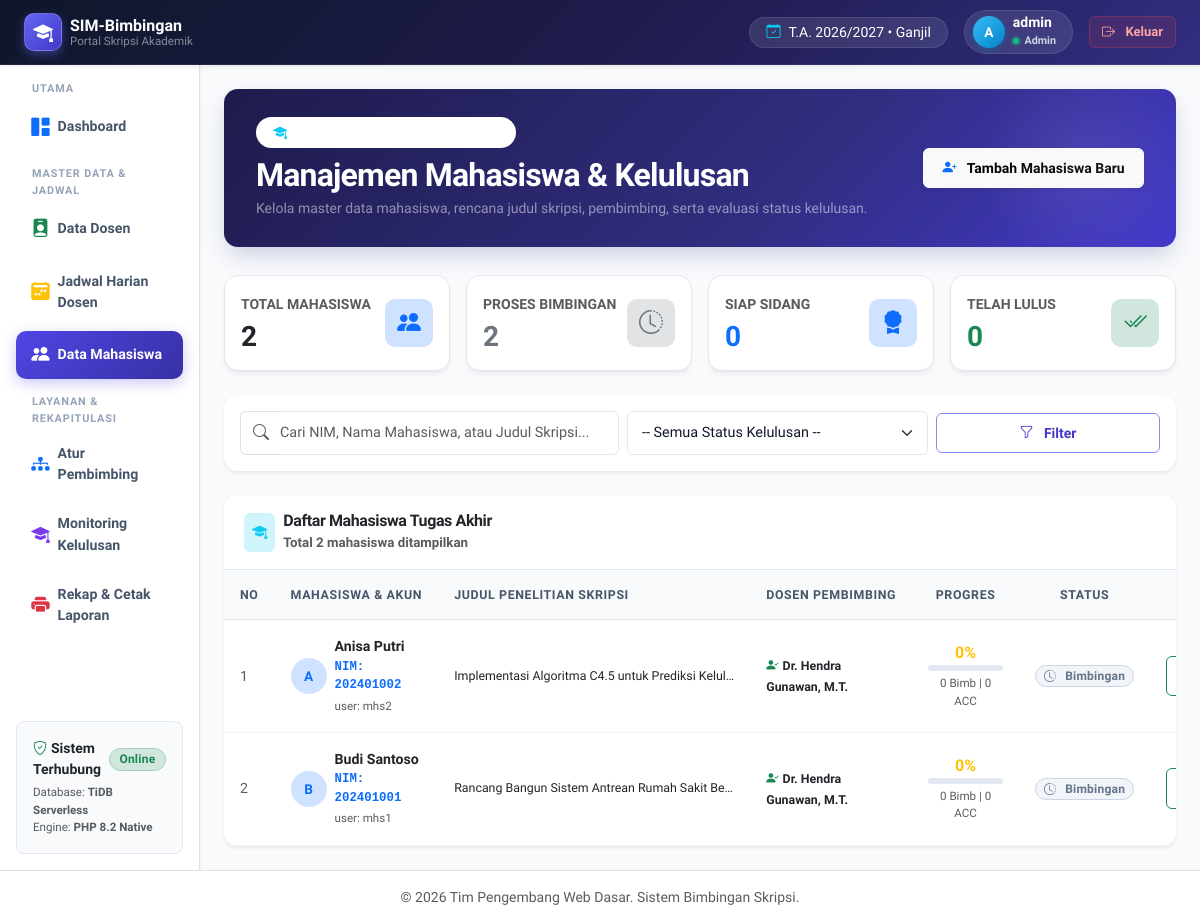
The page /admin/data_mahasiswa.php (signed in) on the database its author committed.
### tables this page shows
CREATE TABLE IF NOT EXISTS mahasiswa (
    id INT AUTO_INCREMENT PRIMARY KEY,
    user_id INT NOT NULL,
    nim VARCHAR(20) NOT NULL UNIQUE,
    nama_lengkap VARCHAR(100) NOT NULL,
    judul_skripsi VARCHAR(255) DEFAULT 'Belum Ditentukan',
    dosen_pembimbing_id INT NULL,
    foto_profil VARCHAR(255) DEFAULT 'default.png',
    status_kelulusan ENUM('proses_bimbingan', 'siap_sidang', 'lulus') DEFAULT 'proses_bimbingan',
    created_at TIMESTAMP DEFAULT CURRENT_TIMESTAMP,
    FOREIGN KEY (user_id) REFERENCES users(id) ON DELETE CASCADE,
    FOREIGN KEY (dosen_pembimbing_id) REFERENCES dosen(id) ON DELETE SET NULL
);

CREATE TABLE IF NOT EXISTS users (
    id INT AUTO_INCREMENT PRIMARY KEY,
    username VARCHAR(50) NOT NULL UNIQUE,
    password VARCHAR(255) NOT NULL,
    role ENUM('admin', 'dosen', 'mahasiswa') NOT NULL,
    created_at TIMESTAMP DEFAULT CURRENT_TIMESTAMP
);

CREATE TABLE IF NOT EXISTS dosen (
    id INT AUTO_INCREMENT PRIMARY KEY,
    user_id INT NOT NULL,
    nidn VARCHAR(20) NOT NULL UNIQUE,
    nama_dosen VARCHAR(100) NOT NULL,
    email VARCHAR(100) NOT NULL,
    no_whatsapp VARCHAR(20),
    foto_profil VARCHAR(255) DEFAULT 'default.png',
    kuota_bimbingan INT DEFAULT 10,
    created_at TIMESTAMP DEFAULT CURRENT_TIMESTAMP,
    FOREIGN KEY (user_id) REFERENCES users(id) ON DELETE CASCADE
);

### admin/data_mahasiswa.php (the view, shortened to what this page needs)
<?php
require_once '../config/database.php';
$filter_status = $_GET['status'] ?? 'all';
$search_query  = trim($_GET['q'] ?? '');
$where = ["1=1"];
$params = [];
$where_clause = implode(" AND ", $where);
$queryMhs = "
    SELECT
        m.*,
        u.username,
        d.nama_dosen,
        COALESCE(
            (SELECT nilai_progres FROM pengajuan_bimbingan WHERE mahasiswa_id = m.id ORDER BY id DESC LIMIT 1),
            0
        ) AS nilai_terakhir,
        (SELECT COUNT(*) FROM pengajuan_bimbingan WHERE mahasiswa_id = m.id) AS total_bimbingan,
        (SELECT COUNT(*) FROM logbook_bimbingan WHERE mahasiswa_id = m.id) AS total_acc
    FROM mahasiswa m
    INNER JOIN users u ON m.user_id = u.id
    LEFT JOIN dosen d ON m.dosen_pembimbing_id = d.id
    WHERE {$where_clause}
    ORDER BY m.id DESC
";
$stmt = $pdo->prepare($queryMhs);
$stmt->execute($params);
$mahasiswa_list = $stmt->fetchAll();
$total_all_mhs = $pdo->query("SELECT COUNT(*) FROM mahasiswa")->fetchColumn();
$count_bimb    = $pdo->query("SELECT COUNT(*) FROM mahasiswa WHERE status_kelulusan = 'proses_bimbingan'")->fetchColumn();
$count_siap    = $pdo->query("SELECT COUNT(*) FROM mahasiswa WHERE status_kelulusan = 'siap_sidang'")->fetchColumn();
$count_lulus   = $pdo->query("SELECT COUNT(*) FROM mahasiswa WHERE status_kelulusan = 'lulus'")->fetchColumn();
require_once '../templates/header.php';
require_once '../templates/sidebar_admin.php';
?>
<div class="hero-banner d-flex flex-column flex-md-row justify-content-between align-items-md-center gap-3">
    <div>
        <div class="d-inline-flex align-items-center gap-2 px-3 py-1 rounded-pill bg-white bg-opacity-15 text-white small mb-2 border border-white border-opacity-10">
            <i class="bi bi-mortarboard-fill text-info"></i>
            <span>Direktori Mahasiswa Tugas Akhir</span>
        </div>
        <h2 class="fw-bold text-white mb-1">Manajemen Mahasiswa & Kelulusan</h2>
        <p class="text-white-50 small mb-0">Kelola master data mahasiswa, rencana judul skripsi, pembimbing, serta evaluasi status kelulusan.</p>
    </div>
    <div class="d-flex align-items-center gap-2">
        <button type="button" class="btn btn-light shadow-sm fw-bold" data-bs-toggle="modal" data-bs-target="#modalTambahMhs">
            <i class="bi bi-person-plus-fill text-primary me-1"></i> Tambah Mahasiswa Baru
        </button>
    </div>
</div>
<div class="row g-3 mb-4">
    <div class="col-sm-6 col-xl-3">
        <div class="metric-card p-3">
            <div class="d-flex justify-content-between align-items-center">
                <div>
                    <span class="small text-muted fw-bold text-uppercase">Total Mahasiswa</span>
                    <h3 class="fw-bold text-dark mb-0 mt-1"><?= $total_all_mhs; ?></h3>
                </div>
                <div class="metric-icon-box bg-primary-subtle text-primary">
                    <i class="bi bi-people-fill"></i>
                </div>
            </div>
        </div>
    </div>
    <div class="col-sm-6 col-xl-3">
        <div class="metric-card p-3">
            <div class="d-flex justify-content-between align-items-center">
                <div>
                    <span class="small text-muted fw-bold text-uppercase">Proses Bimbingan</span>
                    <h3 class="fw-bold text-secondary mb-0 mt-1"><?= $count_bimb; ?></h3>
                </div>
                <div class="metric-icon-box bg-secondary-subtle text-secondary">
                    <i class="bi bi-clock-history"></i>
                </div>
            </div>
        </div>
    </div>
    <div class="col-sm-6 col-xl-3">
        <div class="metric-card p-3">
            <div class="d-flex justify-content-between align-items-center">
                <div>
                    <span class="small text-muted fw-bold text-uppercase">Siap Sidang</span>
                    <h3 class="fw-bold text-primary mb-0 mt-1"><?= $count_siap; ?></h3>
                </div>
                <div class="metric-icon-box bg-primary-subtle text-primary">
                    <i class="bi bi-award-fill"></i>
                </div>
            </div>
        </div>
    </div>
    <div class="col-sm-6 col-xl-3">
        <div class="metric-card p-3">
            <div class="d-flex justify-content-between align-items-center">
                <div>
                    <span class="small text-muted fw-bold text-uppercase">Telah Lulus</span>
                    <h3 class="fw-bold text-success mb-0 mt-1"><?= $count_lulus; ?></h3>
                </div>
                <div class="metric-icon-box bg-success-subtle text-success">
                    <i class="bi bi-check2-all"></i>
                </div>
            </div>
        </div>
    </div>
</div>
<div class="card shadow-sm border-0 mb-4">
    <div class="card-body p-3">
        <form method="GET" action="data_mahasiswa.php" class="row g-2 align-items-center">
            <div class="col-md-5">
                <div class="input-group">
                    <span class="input-group-text bg-white border-end-0"><i class="bi bi-search text-muted"></i></span>
                    <input type="text" class="form-control border-start-0 ps-0" name="q" value="<?= htmlspecialchars($search_query); ?>" placeholder="Cari NIM, Nama Mahasiswa, atau Judul Skripsi...">
                </div>
            </div>
            <div class="col-md-4">
                <select name="status" class="form-select" onchange="this.form.submit()">
                    <option value="all" <?= ($filter_status === 'all') ? 'selected' : ''; ?>>-- Semua Status Kelulusan --</option>
                </select>
            </div>
            <div class="col-md-3 d-flex gap-2">
                <button type="submit" class="btn btn-outline-primary w-100"><i class="bi bi-funnel me-1"></i>Filter</button>
            </div>
        </form>
    </div>
</div>
<div class="card shadow-sm border-0">
    <div class="card-header bg-white py-3 d-flex justify-content-between align-items-center">
        <div class="d-flex align-items-center gap-2">
            <span class="p-2 rounded bg-info-subtle text-info">
                <i class="bi bi-mortarboard-fill"></i>
            </span>
            <div>
                <h6 class="fw-bold mb-0 text-dark">Daftar Mahasiswa Tugas Akhir</h6>
                <small class="text-muted">Total <?= count($mahasiswa_list); ?> mahasiswa ditampilkan</small>
            </div>
        </div>
    </div>
    <div class="card-body p-0">
        <div class="table-responsive">
            <table class="table table-hover align-middle mb-0">
                <thead class="table-light">
                    <tr>
                        <th class="ps-3" style="width: 50px;">No</th>
                        <th>Mahasiswa & Akun</th>
                        <th>Judul Penelitian Skripsi</th>
                        <th>Dosen Pembimbing</th>
                        <th class="text-center" style="width: 140px;">Progres</th>
                        <th class="text-center" style="width: 130px;">Status</th>
                        <th class="text-center" style="width: 160px;">Aksi</th>
                    </tr>
                </thead>
                <tbody>
                    <?php if (empty($mahasiswa_list)): ?>
                        <tr>
                            <td colspan="7" class="text-center text-muted py-5">
                                <i class="bi bi-search fs-2 d-block text-secondary mb-2"></i>
                                Tidak ada data mahasiswa yang sesuai dengan filter pencarian.
                            </td>
                        </tr>
                    <?php else: ?>
                        <?php
                        $no = 1;
                        foreach ($mahasiswa_list as $row):
                            $nilai = (int)$row['nilai_terakhir'];
                            $initial = strtoupper(substr($row['nama_lengkap'], 0, 1));
                        ?>
                            <tr>
                                <td class="ps-3 text-muted"><?= $no++; ?></td>
                                <td>
                                    <div class="d-flex align-items-center gap-2">
                                        <div class="avatar-initial bg-primary-subtle text-primary">
                                            <?= $initial; ?>
                                        </div>
                                        <div>
                                            <div class="fw-bold text-dark"><?= htmlspecialchars($row['nama_lengkap']); ?></div>
                                            <div class="font-monospace text-primary small fw-semibold">NIM: <?= htmlspecialchars($row['nim']); ?></div>
                                            <small class="text-muted" style="font-size: 0.725rem;">user: <?= htmlspecialchars($row['username']); ?></small>
                                        </div>
                                    </div>
                                </td>
                                <td>
                                    <small class="text-dark fw-medium d-block text-truncate" style="max-width: 280px;" title="<?= htmlspecialchars($row['judul_skripsi']); ?>">
                                        <?= htmlspecialchars($row['judul_skripsi']); ?>
                                    </small>
                                </td>
                                <td>
                                    <?php if ($row['nama_dosen']): ?>
                                        <span class="text-dark small fw-semibold">
                                            <i class="bi bi-person-check-fill text-success me-1"></i><?= htmlspecialchars($row['nama_dosen']); ?>
                                        </span>
                                    <?php else: ?>
                                        <span class="badge bg-warning text-dark">
                                            <i class="bi bi-exclamation-triangle me-1"></i>Belum Diplot
                                        </span>
                                    <?php endif; ?>
                                </td>
                                <td class="text-center">
                                    <div class="d-inline-block text-center">
                                        <span class="fw-bold fs-6 <?= ($nilai >= 80) ? 'text-success' : (($nilai >= 60) ? 'text-primary' : 'text-warning'); ?>">
                                            <?= $nilai; ?>%
                                        </span>
                                        <div class="progress" style="height: 6px; width: 75px;">
                                        </div>
                                        <small class="text-muted d-block mt-1" style="font-size: 0.725rem;"><?= $row['total_bimbingan']; ?> Bimb | <?= $row['total_acc']; ?> ACC</small>
                                    </div>
                                </td>
                                <td class="text-center">
                                    <?php if ($row['status_kelulusan'] === 'lulus'): ?>
                                        <span class="badge bg-success px-2 py-1"><i class="bi bi-check2-circle me-1"></i>Lulus</span>
                                    <?php elseif ($row['status_kelulusan'] === 'siap_sidang'): ?>
                                        <span class="badge bg-primary px-2 py-1"><i class="bi bi-award me-1"></i>Siap Sidang</span>
                                    <?php else: ?>
                                        <span class="badge bg-secondary px-2 py-1"><i class="bi bi-clock-history me-1"></i>Bimbingan</span>
                                    <?php endif; ?>
                                </td>
                                <td class="text-center">
                                    <div class="btn-group btn-group-sm">
                                        <button type="button" class="btn btn-outline-success btn-kelulusan"
                                                data-bs-toggle="modal"
                                                data-bs-target="#modalKelulusan"
                                                data-id="<?= $row['id']; ?>"
                                                data-nama="<?= htmlspecialchars($row['nama_lengkap']); ?>"
                                                data-nim="<?= htmlspecialchars($row['nim']); ?>"
                                                data-status="<?= $row['status_kelulusan']; ?>"
                                                data-nilai="<?= $nilai; ?>"
                                                title="Konfigurasi Nilai & Kelulusan">
                                        </button>
                                    </div>
                                </td>
                            </tr>
                        <?php endforeach; ?>
                    <?php endif; ?>
                </tbody>
            </table>
        </div>
    </div>
</div>
<?php
require_once '../templates/footer.php';
?>

### rows shown on the page
mahasiswa: nama_lengkap "A", nama_lengkap "Anisa Putri", nim "202401002", user.username "mhs2", judul_skripsi "Implementasi Algoritma C4.5 untuk Prediksi Kelul…", dosen_pembimbing.nama_dosen "Dr. Hendra Gunawan, M.T.", nilai "0", total_bimbingan "0", total_acc "0", status_kelulusan "proses_bimbingan" (drawn)
mahasiswa: nama_lengkap "B", nama_lengkap "Budi Santoso", nim "202401001", user.username "mhs1", judul_skripsi "Rancang Bangun Sistem Antrean Rumah Sakit Be…", dosen_pembimbing.nama_dosen "Dr. Hendra Gunawan, M.T.", nilai "0", total_bimbingan "0", total_acc "0", status_kelulusan "proses_bimbingan" (drawn)

### other values the page prints
$user_initial "A"
$_SESSION['username'] "admin"
$_SESSION['role'] "Admin"
$total_all_mhs "2"
$count_bimb "2"
$count_siap "0"
$count_lulus "0"
count($mahasiswa_list) "2"
